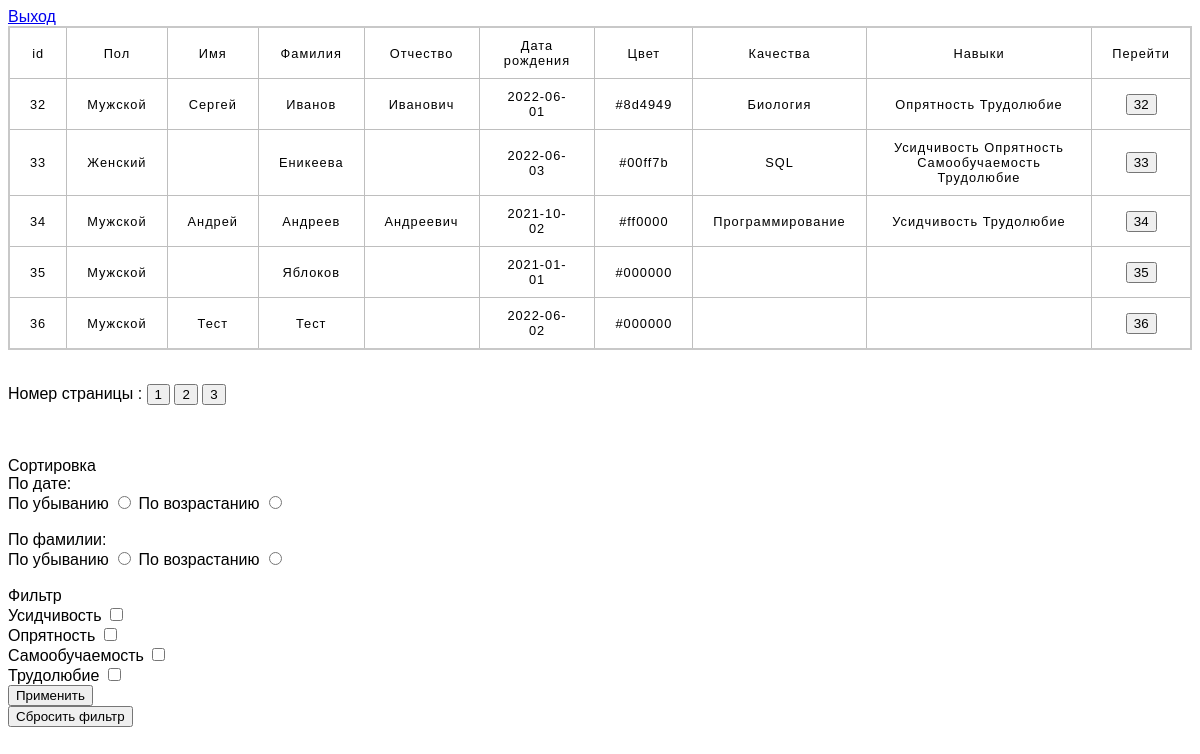
The page /admin/profileslist.php (signed in) on the database its author committed.
### tables this page shows
CREATE TABLE `profiles` (
  `id` int(10) NOT NULL,
  `gender` varchar(15) DEFAULT NULL,
  `firstname` varchar(30) DEFAULT NULL,
  `secondname` varchar(30) DEFAULT NULL,
  `patronymic` varchar(30) DEFAULT NULL,
  `date` date DEFAULT NULL,
  `avatar` varchar(500) DEFAULT NULL,
  `color` varchar(50) DEFAULT NULL,
  `quality` varchar(500) DEFAULT NULL,
  `skills` varchar(100) DEFAULT NULL,
  `photo1` varchar(500) DEFAULT NULL,
  `photo2` varchar(500) DEFAULT NULL,
  `photo3` varchar(500) DEFAULT NULL,
  `photo4` varchar(500) DEFAULT NULL,
  `photo5` varchar(500) DEFAULT NULL
);

### admin/filtres.php (called while the page is built, shortened)
<?php
require_once "../database/database.php";
function Get_Table() {
    $db = new DB();
    if (!empty($_POST['sort']) || !empty($_POST['skills'])) {
        $data = $db->Get_Sorted(@$_POST['sort'], @$_POST['skills']);
    }
    else {
        $data = $db->Get_Profiles();
    }
    return $data;
}
?>

### database/database.php (called while the page is built, shortened)
<?php
class DB {
    private $link;
    function __construct()
    {
        $this->link = mysqli_connect(self::HOST,self::USER, self::PASSWORD, self::DB, self::PORT);
    }
    public function Get_Profiles() {
        $sql = 'SELECT `id`, `gender`,`firstname`,`secondname`,`patronymic`,`date`,`color`,`quality`,`skills` FROM profiles';
        $result = mysqli_query($this->link, $sql);
        $data = mysqli_fetch_all($result, MYSQLI_ASSOC);
        return $data;
    }
}
?>

### admin/profileslist.php (the view, shortened to what this page needs)
<?php
    require_once "filtres.php";
    if(!empty($_POST['resetfiltres'])) {
        $_SESSION['data'] = Get_Table();
        $data = &$_SESSION['data'];
    }
    elseif (empty($_SESSION['data']) || !empty($_POST['buttonfiltres'])) {
        $_SESSION['data'] = Get_Table();
        $data = &$_SESSION['data'];
    }
    else{
        $data = &$_SESSION['data'];
    }
    $count = 5;
    $count_pages = ceil(count($data)/$count);
    $page = $_GET['page'] ?? 0;
?>
<!DOCTYPE html>
<html>
<head>
    <link rel="stylesheet" type="text/css" href="../css/minimal-table.css">
</head>
<body>
<form action="profile.php" method="post">
    <a href="exit.php">Выход</a>
    <table>
        <tr>
            <td>id</td>
            <td>Пол</td>
            <td>Имя</td>
            <td>Фамилия</td>
            <td>Отчество</td>
            <td>Дата рождения</td>
            <td>Цвет</td>
            <td>Качества</td>
            <td>Навыки</td>
            <td>Перейти</td>
        </tr>
        <?php
        for($i = $page*$count; $i<($page+1)*$count; $i++) {
            echo "<tr>";
            foreach ($data[$i] as $field) {
                echo "<td>";
                echo (empty($field) ? " " : $field);
                echo "</td>";
            }
            echo "<td>";
            echo "<input type='submit' value='{$data[$i]['id']}' name='id'>";
            echo "</td>";
            echo "<tr>";
        }
        ?>
    </table>
</form> <br>
<p> Номер страницы :
<?php for($i = 0; $i < $count_pages; $i++):?>
    <a href="profileslist.php?page=<?php echo $i?>"><button><?php echo $i+1 ?></button></a>
<?php endfor; ?> </p> <br> <br>
<form action="profileslist.php" method="post">
    <label>Сортировка</label> <br>
    <label>По дате:</label> <br>
    <label>По убыванию</label>
    <input type="radio" value="date DESC" name="sort">
    <label>По возрастанию</label>
    <input type="radio" value="date ASC" name="sort"> <br> <br>
    <label>По фамилии:</label> <br>
    <label>По убыванию</label>
    <input type="radio" value="secondname DESC" name="sort">
    <label>По возрастанию</label>
    <input type="radio" value="secondname ASC" name="sort"><br> <br>
    <label>Фильтр</label> <br>
    <label>Усидчивость</label>
    <input type="checkbox" value="Усидчивость" name="skills[]"> <br>
    <label>Опрятность</label>
    <input type="checkbox" value="Опрятность" name="skills[]"> <br>
    <label>Самообучаемость</label>
    <input type="checkbox" value="Самообучаемость" name="skills[]"> <br>
    <label>Трудолюбие</label>
    <input type="checkbox" value="Трудолюбие" name="skills[]"> <br>
    <input type="submit" value="Применить" name="buttonfiltres">
</form>
<form action="profileslist.php" method="post">
    <input type="submit" value="Сбросить фильтр" name="resetfiltres">
</form>
</body>
</html>

### css/minimal-table.css (style rules this page uses)
html { font-family: sans-serif; }
table { border-collapse: collapse; border: 2px solid rgb(200,200,200); letter-spacing: 1px; font-size: 0.8rem; }
td, th { border: 1px solid rgb(190,190,190); padding: 10px 20px; }
td { text-align: center; }

### rows shown on the page
profiles: id "32", gender "Мужской", firstname "Сергей", secondname "Иванов", patronymic "Иванович", date "2022-06-01", color "#8d4949", quality "Биология", skills "Опрятность Трудолюбие"
profiles: id "33", gender "Женский", secondname "Еникеева", date "2022-06-03", color "#00ff7b", quality "SQL", skills "Усидчивость Опрятность Самообучаемость Трудолюбие"
profiles: id "34", gender "Мужской", firstname "Андрей", secondname "Андреев", patronymic "Андреевич", date "2021-10-02", color "#ff0000", quality "Программирование", skills "Усидчивость Трудолюбие"
profiles: id "35", gender "Мужской", secondname "Яблоков", date "2021-01-01", color "#000000"
profiles: id "36", gender "Мужской", field "Тест", date "2022-06-02", color "#000000"
